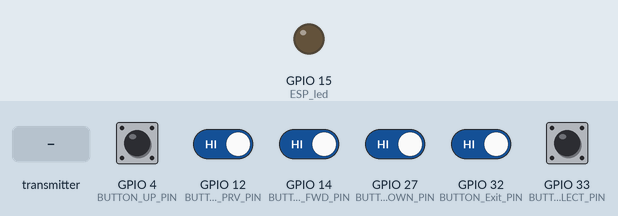
Recording of a sketch running on a simulated ESP32. Parts: output pins drawn as LEDs (lit = HIGH). Dashed ring = blinking. Inputs (shaded band) come from the test bench; at power-on: GPIO 4 (BUTTON_UP_PIN), GPIO 12 (BUTTON_PRV_PIN), GPIO 14 (BUTTON_FWD_PIN), GPIO 27 (BUTTON_DOWN_PIN), GPIO 32 (BUTTON_Exit_PIN), GPIO 33 (BUTTON_SELECT_PIN) HIGH. WiFi joins after 1.5 s; servers stay silent unless stated; what the sketch prints to the serial monitor is not drawn.

Above: at 1.2 s.
1.3 s: GPIO 4 (BUTTON_UP_PIN) pulled LOW for 1 s
At 1.6 s:
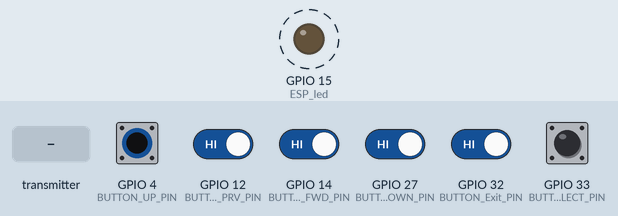
3.8 s: the transmitter starts sending msgType = 0
5.3 s: the transmitter starts sending id = 64
6.8 s: the transmitter starts sending clk_typ = 255
8.3 s: GPIO 4 (BUTTON_UP_PIN) driven LOW and GPIO 12 (BUTTON_PRV_PIN) driven LOW and GPIO 14 (BUTTON_FWD_PIN) driven LOW and GPIO 27 (BUTTON_DOWN_PIN) driven LOW and GPIO 32 (BUTTON_Exit_PIN) driven LOW
At 10.44 s:
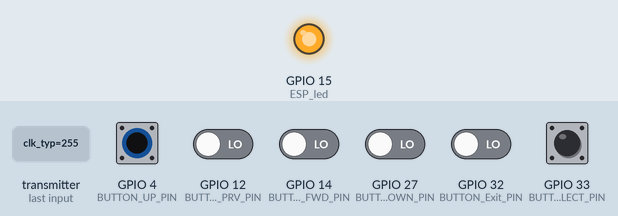
11.3 s: GPIO 33 (BUTTON_SELECT_PIN) pulled LOW for 1 s
Timing chart, 0 to 14.3 s (numbered marks = the images above; inputs shaded):
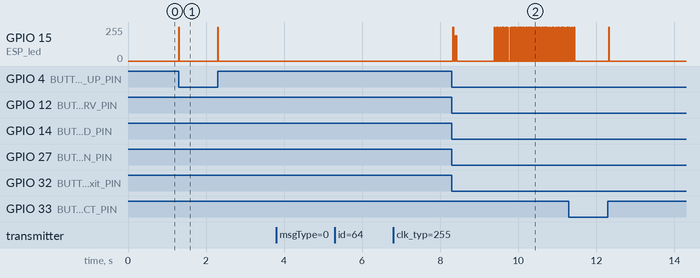

The sketch:

Eesp32.ino
```cpp
#include "Button.h"
#include "Comm.h"
#include "EspNow32.h"

char i2c_btn_cmdtype = 'B';

uint8_t click_out;
uint8_t click_name_out;
uint8_t click_type_out;
uint16_t hold_ms_out;

void setup(){
  EspSerial();
  Button_init();
  EspNow32_init();
  //EspNowSend();
}

void loop(){
  Button_func();

  click_out = btn_Click_Out();
  click_name_out = btn_Name_Click_Out();
  click_type_out= btn_Click_Type_Out();
  hold_ms_out= btn_Hold_ms_Out();

  bool New_Msg = New_Msg_Rcv();
  if (New_Msg == 1) {
    delay(20);
    char btn_Val = read_btn_val();
    char btn_type = read_clk_typ();
    Serial.print(btn_Val);
    Serial.print(btn_type);
    Serial.println("New MESSAGE");
    if (btn_Val == 'F' || btn_Val == 'P' || btn_Val == 'S'){
      WireSend(hold_ms_out, btn_Val, btn_type, click_out, 0x55, i2c_btn_cmdtype);
      }
    New_Msg = false; // Set Ping to FALSE to Stop if loop.
  }

  bool trigger = btn_Trigger_Out();
  if (trigger == true){
    Serial.print(click_out); Serial.print(" >> ");
    Serial.print(click_name_out); Serial.print(" >> ");
    Serial.print(click_type_out); Serial.print(" >> ");
    Serial.println(hold_ms_out);
    WireSend(hold_ms_out, click_name_out, click_type_out, click_out, 0x55, i2c_btn_cmdtype);
    //Serial.print(read_btn_val());
    //Serial.print(read_clk_typ());
    EspNowSend();
  }
}
```

Button.cpp
```cpp
#include "Button.h"
#include "Pins.h"

const int EspNowCh[4]={13,34,25,26};
const int Buttton[6]= {32,  33,   14,   27,   12,   4 };
char BtnName[6]={'S', 'E',  'P',  'D',  'F',  'U'};
bool pressed[6]={0,0,0,0,0,0};

bool Buttton_clicked = 0;
int Pressed_btn = 0;
char Pressed_btn_name ;
bool Long_press;
bool Trrigger = 0;

long push_time = 0;
long hold_time = 0;
long releae_time = 0;

enum ClickType {NONE ,CLICK, HOLD};
ClickType clickType = NONE;

int getDelayTime(int, int);
int getDelayTime(int start_time, int end_time) {
  int btime = end_time - start_time ;
  return btime;
}
int DelayTime;

long get_time(){
  long esptime = esp_timer_get_time()/1000;
  return esptime;
}

void led_blink(int mS){
  digitalWrite(ESP_led, HIGH);
  delay(mS);
  digitalWrite(ESP_led, LOW);
}

void click(){
  for (int btn = 0; btn < 6; btn++)
  {
    if ((digitalRead(Buttton[btn]) == LOW) && (pressed[btn] == 0)) {
      Buttton_clicked = 1;
      pressed[btn] = 1;
      push_time = get_time();
      clickType = CLICK;
      led_blink(10);
      Pressed_btn = btn + 10; //Pass value to int whitch Button is pressed
      Pressed_btn_name = BtnName[btn]; //Pass value to int what Button is pressed
      // Serial.print("\nPsd ");
      // Serial.print(Pressed_btn);
      // Serial.print(Pressed_btn_name);
      // Serial.print(" - ");
      Trrigger = true;
    }

    if ((digitalRead(Buttton[btn]) == HIGH) && (pressed[btn] == 1)){
      Buttton_clicked = 0;
      pressed[btn] = 0;
      releae_time = get_time();
      led_blink(10);
      DelayTime = getDelayTime(push_time,releae_time);
      // Serial.print( " //time_mS/10 - ");
      //Serial.println(DelayTime);
    }

    hold_time = get_time()-push_time;

    if ((Buttton_clicked == 1) && (hold_time >= 1000)){
      // Serial.print("\nHld ");
      // Serial.print(Pressed_btn);
      // Serial.print(Pressed_btn_name);
      // Serial.print(" - ");
      // Serial.print(hold_time);
      clickType = HOLD;
      delay(20); led_blink(10);
      //DelayTime = getDelayTime(push_time,releae_time);
      Trrigger = true; Long_press = true;
      //ADD KEY HOLD TRIGGER HERE
    }
  }
}
//----------------------------------------------------------------------------------------------------------

bool btn_Trigger_Out() {
  bool btn_Val = Trrigger;
  return btn_Val;
}

uint8_t btn_LongPress_Out() {
  uint8_t btn_Val = Long_press;
  return btn_Val;
}

uint8_t btn_Click_Out() {
  uint8_t btn_Val = Pressed_btn;
  return btn_Val;
}

uint8_t btn_Name_Click_Out() {
  uint8_t btn_Val = Pressed_btn_name;
  return btn_Val;
}

uint8_t btn_Click_Type_Out() {
  uint8_t clk_type = clickType;
  return clk_type;
}

uint16_t btn_Hold_ms_Out() {
  uint16_t btn_Val = DelayTime;
  return btn_Val;
}

void Button_init(){
  pinMode(ESP_led, OUTPUT);
  pinMode(BUTTON_UP_PIN, INPUT_PULLUP); // Up button
  pinMode(BUTTON_SELECT_PIN, INPUT_PULLUP); // Select button
  pinMode(BUTTON_FWD_PIN, INPUT_PULLUP); // Next button
  pinMode(BUTTON_PRV_PIN, INPUT_PULLUP); // Prv button
  pinMode(BUTTON_DOWN_PIN, INPUT_PULLUP); // Down button
  pinMode(BUTTON_Exit_PIN, INPUT_PULLUP); // Exit button
}

void Button_func(){

  Trrigger = false;
  Long_press = false;
  clickType = NONE;
  click();

}
```

Button.h
```cpp
#ifndef Button_h
#define Button_h

#include "Arduino.h"
#include "Pins.h"
#include "Comm.h"

#define DBLCLK_DELAY 100

void click();
void Button_init();
void Button_func();
bool btn_Trigger_Out();

uint8_t btn_LongPress_Out();
uint8_t btn_Click_Out();
uint8_t btn_Name_Click_Out();
uint8_t btn_Click_Type_Out();
uint16_t btn_Hold_ms_Out();

#endif
```

Comm.h
```cpp
#ifndef Comm_h
#define Comm_h

#include "Arduino.h"
#include "Wire.h"

void EspSerial();
void WireSend(uint8_t hold_ms_out, uint8_t click_name, uint8_t click_type_out, uint16_t click, uint8_t wireAddress, uint8_t cmdType);

#endif
```

EspNow32.cpp
```cpp
/*-----------------------------------------ESP32--Reciver--MOD-----------------------//EDIT this file Only
When new parameters needs to be add add respactive Data type to Struct **SAME AS TRANSMETERS STRUCT**.
And initialize data value by adding corresponding lines to OnDataRecv() memcopy function
*/
#include "EspNow32.h"

int counter = 0;

// // Replace with your network credentials (STATION)
 const char* hostname = "MCREEII";
// const char* password = "REPLACE_WITH_YOUR_PASSWORD";

uint8_t clientMacAddress[6];

esp_now_peer_info_t slave;
int chan = 5 ;

enum MessageType {PAIRING, DATA,};
MessageType messageType;

bool Device_Pair_Status = false;
bool New_Msg_Recived = false;

// Define variables to Button readings to be sent
uint8_t DataToSend_1;
uint8_t DataToSend_2;
int incomingReadingsId;

// Define variables to store incoming readings
char button_value;
int click_type;
bool err_occur;

// Structure example to receive data
// Must match the sender structure
typedef struct struct_messagein {
  uint8_t msgType;
  uint8_t id;
  uint8_t btn_val;
  uint8_t clk_typ;
  bool err_ocr;
  unsigned int readingId;
} struct_messagein;

typedef struct struct_messageout {
  uint8_t msgType;
  uint8_t id;
  uint8_t data1;
  uint8_t data2;
  bool err_ocr;
  unsigned int readingId;
} struct_messageout;

typedef struct struct_pairing {// new structure for pairing
  uint8_t msgType;
  uint8_t id;
  uint8_t macAddr[6];
  uint8_t channel;
} struct_pairing;

struct_messagein incomingReadings;
struct_messageout outgoingSetpoints;
struct_pairing pairingData;

void getReadings(uint8_t data_1, uint8_t data_2){
  DataToSend_1 = data_1;
  DataToSend_2 = data_2;
}

void readDataToSend() {  //----HARD WIRED DATA------------
  outgoingSetpoints.msgType = DATA;
  outgoingSetpoints.id = 0;
  outgoingSetpoints.data1 = DataToSend_1;
  outgoingSetpoints.data2 = DataToSend_2;
  outgoingSetpoints.readingId = counter++;
}

//--------------For Accecing Incoimg Data-------------
uint8_t read_btn_val() {
  uint8_t Data_Val = button_value;
  return Data_Val;
}

uint8_t read_clk_typ() {
  uint8_t Data_Val = click_type;
  return Data_Val;
}

bool err_occred() {
  bool err_Val = err_occur;
  return err_Val;
}

bool New_Msg_Rcv() {
  bool new_Msg = New_Msg_Recived;
  return new_Msg;
}
//--------------For Accecing Incoimg Data-------------END

void printResults(){  // Display Readings in Serial Monitor
  Serial.println("\nINCOMING READINGS");
  Serial.print("incoming Btn_value: ");
  Serial.println(button_value);
  Serial.print("incoming Click_type: ");
  Serial.println(click_type);
  Serial.print("incomingReadingsId: ");
  Serial.println(incomingReadingsId);
}

// ---------------------------- esp_ now -------------------------
void readMacAddress(){
  uint8_t baseMac[6];
  esp_err_t ret = esp_wifi_get_mac(WIFI_IF_STA, baseMac);
  if (ret == ESP_OK) {
    Serial.printf("%02x:%02x:%02x:%02x:%02x:%02x\n",
                  baseMac[0], baseMac[1], baseMac[2],
                  baseMac[3], baseMac[4], baseMac[5]);
  } else {
    Serial.println("Failed to read MAC address");
  }
}

void printMAC(const uint8_t * mac_addr){
  char macStr[18];
  snprintf(macStr, sizeof(macStr), "%02x:%02x:%02x:%02x:%02x:%02x",
           mac_addr[0], mac_addr[1], mac_addr[2], mac_addr[3], mac_addr[4], mac_addr[5]);
  Serial.print(macStr);
}

bool addPeer(const uint8_t *peer_addr) {      // add pairing
  memset(&slave, 0, sizeof(slave));
  const esp_now_peer_info_t *peer = &slave;
  memcpy(slave.peer_addr, peer_addr, 6);

  slave.channel = chan; // pick a channel
  slave.encrypt = 0; // no encryption
  // check if the peer exists
  bool exists = esp_now_is_peer_exist(slave.peer_addr);
  if (exists) {
    // Slave already paired.
    Serial.println("Already Paired");
    Device_Pair_Status = true;
    return true;
  }
  else {
    esp_err_t addStatus = esp_now_add_peer(peer);
    if (addStatus == ESP_OK) {
      // Pair success
      Serial.println("Pair success");
      Device_Pair_Status = true;
      return true;
    }
    else
    {
      Serial.println("Pair failed");
      Device_Pair_Status = false;
      return false;
    }
  }
}

// callback when data is sent
void OnDataSent(const uint8_t *mac_addr, esp_now_send_status_t status) {
  Serial.print("Last Packet Send: ");
  Serial.print(status == ESP_NOW_SEND_SUCCESS ? "Pass to " : "Fail to ");
  printMAC(mac_addr);
  Serial.println("\n");
}

void OnDataRecv(const uint8_t * mac_addr, const uint16_t *incomingData, int len) {
  New_Msg_Recived = true;
  Serial.print(len);
  Serial.println(" bytes of new data received.");
  //JsonDocument root;
  String payload;
  uint8_t type = incomingData[0];       // first message byte is the type of message
  switch (type) {
  case DATA :                           // the message is data type
    memcpy(&incomingReadings, incomingData, sizeof(incomingReadings));
    button_value = incomingReadings.btn_val;
    click_type = incomingReadings.clk_typ;
    printResults();
    New_Msg_Recived = false;


  case PAIRING:                            // the message is a pairing request
    memcpy(&pairingData, incomingData, sizeof(pairingData));
    Serial.print("msgType: ");
    Serial.println(pairingData.msgType);
    Serial.print("BoardID: ");
    Serial.println(pairingData.id);
    Serial.print("Pairing request from MAC Address: ");
    printMAC(pairingData.macAddr);
    Serial.print(" on channel ");
    Serial.println(pairingData.channel);

    clientMacAddress[0] = pairingData.macAddr[0];
    clientMacAddress[1] = pairingData.macAddr[1];
    clientMacAddress[2] = pairingData.macAddr[2];
    clientMacAddress[3] = pairingData.macAddr[3];
    clientMacAddress[4] = pairingData.macAddr[4];
    clientMacAddress[5] = pairingData.macAddr[5];

    if (pairingData.id > 0) {     // do not replay to server itself
      if (pairingData.msgType == PAIRING) {
        pairingData.id = 0;       // 0 is server
        // Server is in AP_STA mode: peers need to send data to server soft AP MAC address
        WiFi.softAPmacAddress(pairingData.macAddr);
        Serial.print("Pairing MAC Address: ");
        printMAC(clientMacAddress);
        pairingData.channel = chan;
        Serial.println(" send response");
        esp_err_t result = esp_now_send(clientMacAddress, (uint8_t *) &pairingData, sizeof(pairingData));
        addPeer(clientMacAddress);
      }
    }
    break;
    New_Msg_Recived = false;
  }
}

void initESP_NOW(){
    // Init ESP-NOW
    if (esp_now_init() != ESP_OK) {
      Serial.println("Error initializing ESP-NOW");
      return;
    }
    esp_now_register_send_cb(OnDataSent);
    esp_now_register_recv_cb(esp_now_recv_cb_t(OnDataRecv));
}


void EspNow32_init() {
  WiFi.setHostname(hostname);

  WiFi.mode(WIFI_AP_STA);
  WiFi.setChannel(chan);
  //WiFi.setSleep(1);
  //WiFi.mode(WIFI_STA);

  WiFi.STA.begin();

  Serial.print("\nServer STA MAC Address: ");
  readMacAddress();
  Serial.print("Server SOFT AP MAC Address:  ");
  Serial.println(WiFi.softAPmacAddress());
  Serial.print("ESP32 IP Address: ");
  Serial.println(WiFi.localIP());
  Serial.print("ESP32 STA HostName: ");
  Serial.println(WiFi.getHostname());
  Serial.print("ESP32 Soft AP HostName: ");
  Serial.println(WiFi.softAPgetHostname());

  // Serial.print("Station IP Address: ");
  // Serial.println(WiFi.localIP());

  Serial.print("Wi-Fi Channel: ");
  Serial.println(WiFi.channel());

  initESP_NOW();
}

void EspNowSend(){
  if (Device_Pair_Status == true){
  getReadings(66,99);
  readDataToSend();
  esp_err_t result = esp_now_send(NULL, (uint8_t *) &outgoingSetpoints, sizeof(outgoingSetpoints));
  }
}

// void EspNow32_func() {
//   static unsigned long lastEventTime = millis();
//   static const unsigned long EVENT_INTERVAL_MS = 5000;
//   if ((millis() - lastEventTime) > EVENT_INTERVAL_MS) {
//     //events.send("ping", NULL, millis());
//     lastEventTime = millis();
//     getReadings();
//     readDataToSend();
//     esp_now_send(NULL, (uint8_t *) &outgoingSetpoints, sizeof(outgoingSetpoints));
//   }
// }
```

EspNow32.h
```cpp
#ifndef EspNow32_h
#define EspNow32_h

#include <Arduino.h>
#include <esp_now.h>
#include <WiFi.h>
#include <esp_wifi.h>

#define BOARD_ID 0

void EspNow32_init();
void EspNow32_func();

void EspNowSend();
void getReadings(uint8_t data_1, uint8_t data_2);

uint8_t read_btn_val();
uint8_t read_clk_typ();
bool err_occred();
bool New_Msg_Rcv();
#endif
```

Pins.h
```cpp
#ifndef Pins_h
#define Pins_h

#define ESP_led           15  // pin for LED_light
#define BUTTON_SELECT_PIN 33  // pin for Select Button
#define BUTTON_Exit_PIN   32  // pin for Exit button
#define BUTTON_FWD_PIN    14  // pin for NEXT button
#define BUTTON_DOWN_PIN   27  // pin for DOWN button
#define BUTTON_PRV_PIN    12  // pin for BACK button
#define BUTTON_UP_PIN     4   // pin for UP button

#define sda_pin 21
#define scl_pin 22
#define I2C_DEV_ADDR 0x55

#endif
```

Measured:
- after the input at 1.3 s, GPIO 15 (ESP_led): alternates 255/255 for 0.01 s and 0/255 for 0.99 s, starting at once
- after the input at 3.8 s, every drawn part: stays the same
- after the input at 5.3 s, every drawn part: stays the same
- after the input at 6.8 s, every drawn part: stays the same
